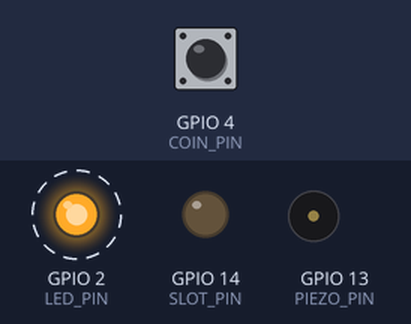
Bench run of a sketch on a simulated ESP8266 (NodeMCU). Parts: output pins drawn as LEDs (lit = HIGH), buzzer (waves = sounding, pin HIGH). Dashed ring = blinking. Inputs (shaded band) come from the test bench; at power-on: GPIO 4 (COIN_PIN) HIGH. What the sketch prints to the serial monitor is not drawn.

Above: at 1.2 s.
1.3 s: GPIO 4 (COIN_PIN) pulled LOW for 0.15 s
4.3 s: GPIO 4 (COIN_PIN) pulsed LOW 5 times (0.12 s each, 0.3 s apart)
7.5 s: GPIO 4 (COIN_PIN) pulsed LOW 2 times (0.12 s each, 0.3 s apart)
Timing chart, 0 to 15.6 s (numbered marks = the images above; inputs shaded):
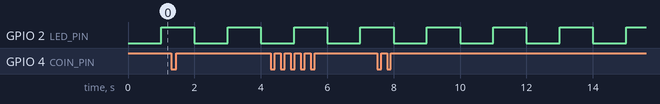

The sketch:

esp8266.ino
```cpp
#include <Ticker.h>
#include <ArduinoJson.h>

Ticker creditTicker;

#define COIN_PIN   4
#define SLOT_PIN   14
#define LED_PIN    2
#define PIEZO_PIN  13

const unsigned long DEBOUNCE_TIME_MS   = 50;
const unsigned long CREDIT_DELAY_MS    = 200;
const unsigned long BEEP_INTERVAL_MS   = 1000;
const unsigned long LED_BLINK_INTERVAL = 1000;

volatile unsigned long lastPulseTime = 0;
unsigned long lastBeepTime           = 0;
unsigned long lastLEDToggleTime      = 0;
volatile int pulseCount              = 0;

bool hasNewCredit = false;
bool isReady      = false;
bool hasPulse     = false;
bool isNotified   = false;

String data = "";

// Interrupt handler with debounce
void IRAM_ATTR onCoinInterrupt() {
    static unsigned long lastInterruptTime = 0;
    unsigned long currentTime = millis();

    hasPulse = true;

    if ((currentTime - lastInterruptTime) >= DEBOUNCE_TIME_MS) {
        pulseCount++;
        creditTicker.detach();
        creditTicker.once_ms(CREDIT_DELAY_MS, sendCredit);
        lastInterruptTime = currentTime;
    }
}

void handleLED() {
    unsigned long currentMillis = millis();
    if (!isReady) {
        if (currentMillis - lastLEDToggleTime >= LED_BLINK_INTERVAL) {
            digitalWrite(LED_PIN, !digitalRead(LED_PIN));
            lastLEDToggleTime = currentMillis;
        }
    } else {
        digitalWrite(LED_PIN, LOW);
    }
}

void handleBuzzer() {
  // Buzzer logic
    if (digitalRead(SLOT_PIN) && (millis() - lastBeepTime > 1000)) {
        digitalWrite(PIEZO_PIN, !digitalRead(PIEZO_PIN));
        lastBeepTime = millis();
    } else {
        digitalWrite(PIEZO_PIN, LOW);
    }
}

void sendCredit() {
    // Serial.println("Credit detected!");
    hasNewCredit = true;
}

void processData() {
  // Serial.print(data);
  JsonDocument doc;
  DeserializationError error = deserializeJson(doc, data);

  if (error) {
      return;
  }

  if(doc["type"] == "status" && doc["value"] == "ok") {
    isReady = true;
  }

  if(doc["type"] == "cmd" && doc["value"] == "open") {
    String message = "{\"type\":\"res\",\"value\":\"open\"}";
    Serial.print(message);
    digitalWrite(SLOT_PIN, HIGH);
  }

  if(doc["type"] == "cmd" && doc["value"] == "close") {
    String message = "{\"type\":\"res\",\"value\":\"close\"}";
    Serial.print(message);
    digitalWrite(SLOT_PIN, LOW);
  }
}

void setup() {
    // Serial.begin(115200);
    // delay(2000);

    Serial.begin(115200);

    pinMode(COIN_PIN, INPUT_PULLUP);
    pinMode(LED_PIN, OUTPUT);
    pinMode(SLOT_PIN, OUTPUT);
    pinMode(PIEZO_PIN, OUTPUT);

    String message = "{\"type\":\"init\",\"value\":\"ok\"}";
    Serial.print(message);

    attachInterrupt(digitalPinToInterrupt(COIN_PIN), onCoinInterrupt, FALLING);
    // Serial.println("RP2040 UART0 & Coin Interrupt Test");
}

void loop() {
    while (Serial.available()) {
      char c = Serial.read();
      if(c == '\n') {
        processData();
        data = "";
      } else {
        data += c;
      }
    }

    if(hasPulse && !isNotified) {
      String message = "{\"type\":\"notify\",\"value\":\"true\"}";
      Serial.print(message);
      isNotified = true;
    }

    if (hasNewCredit) {
        String message = "{\"type\":\"coin\",\"value\":"+String(pulseCount)+"}";
        Serial.print(message);
        pulseCount = 0;
        hasPulse = false;
        isNotified = false;
        hasNewCredit = false;  // Reset flag
    }

    handleLED();
    handleBuzzer();
}
```

Measured:
- by itself, GPIO 2 (LED_PIN): alternates HIGH for 1.0 s and LOW for 1.0 s
